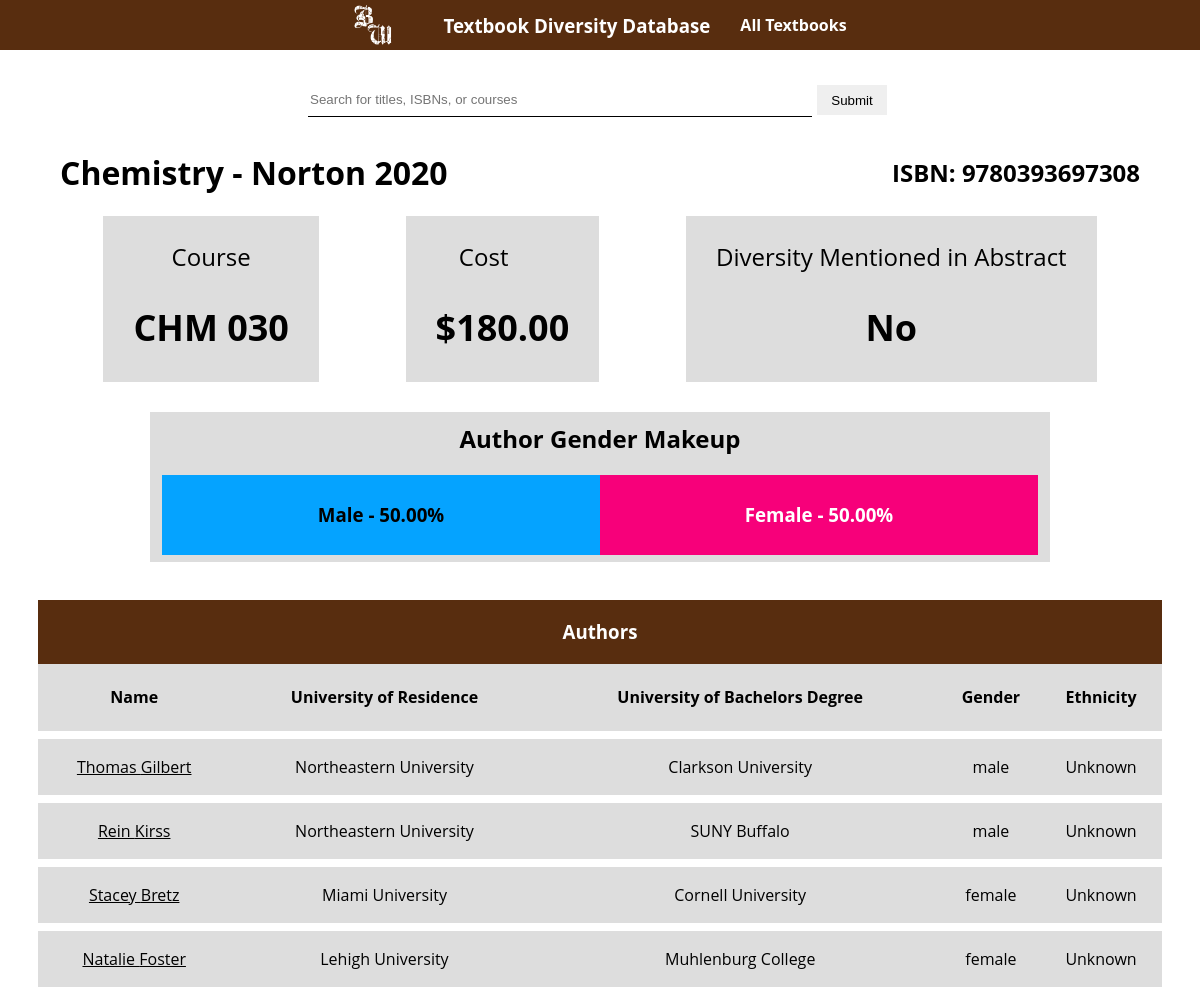
Screenshot of /textbook?bookName=Chemistry with the database file from the repository.
### tables this page shows
CREATE TABLE textbooks (isbn, course, cost NUMERIC (4, 2), title, pubYear, Publisher, DEI);

CREATE TABLE authors (isbn, authorFirst, authorLast, university, education, gender, ethnicity, Link);

### app.py (the view)
@app.route('/textbook', methods=['GET', 'POST'])
def click():
    textbook_id = request.args.get('bookName', default = 'n/a', type = str)
    print(textbook_id + "\n\n\n\n\n\n\n\n\n")
    if textbook_id == 'n/a':
        return render_template('notFound.html', textbook_id=textbook_id)
    conn = sqlite3.connect('maintextbooks.db')
    c = conn.cursor()
    c.execute('SELECT isbn, title, publisher, pubYear, dei, course, cost FROM textbooks WHERE title = ?', (textbook_id,))
    row = c.fetchone()
    c.execute('Select isbn, count(*) from (select isbn, gender from authors where isbn = ? and gender = "female")', (row[0],))
    record = c.fetchone()
    femaleCount = int(record[1])
    c.execute('Select isbn, count(*) from (select isbn, gender from authors where isbn = ? and gender = "male")', (row[0],))
    record = c.fetchone()
    maleCount = int(record[1])
    c.execute('Select isbn, count(*) from (select isbn, gender from authors where isbn = ? and gender = "unknown")', (row[0],))
    record = c.fetchone()
    unknownCount = int(record[1])
    totalCount = unknownCount + maleCount + femaleCount
    if totalCount != 0:
        femaleCount = '{0:.2f}'.format((femaleCount/totalCount) * 100)
        maleCount = '{0:.2f}'.format((maleCount/totalCount) * 100)
    c.execute('SELECT authorFirst, authorLast, university, education, gender, ethnicity, link FROM authors WHERE isbn = ?', (row[0],))
    authors = [{'first': row[0], 'last': row[1], 'university': row[2], 'education': row[3], 'gender': row[4], 'ethnicity': row[5], 'link': row[6]} for row in c.fetchall()]
    conn.close()
    if row is not None:
        isbn = row[0]
        title = row[1]
        publisher = row[2]
        year = row[3]
        dei = row[4]
        course = row[5]
        cost = '{0:.2f}'.format(row[6])
        return render_template('textbook.html', isbn=isbn, title=title, pub=publisher, year=year, dei = dei, course = course, cost = cost, authors = authors, maleCount = maleCount, femaleCount = femaleCount)
    else:
        return render_template('notFound.html', textbook_id=textbook_id)

### templates/textbook.html (shortened to what this page needs)
<!DOCTYPE html>
<html>
<head>
    <link rel="stylesheet" href="{{ url_for('static', filename='css/main.css') }}">
</head>
<body>
    <div id="navbar"><img src="{{ url_for('static', filename='logo.png') }}" />
        <h3><a class="navURL" href="./">Textbook Diversity Database</a></h3>
        <h4><a class="navURL" href="/list">All Textbooks</a></h4>
    </div>
    <div class="formCon">
        <form action="/search" method="post">
            <input type="text" name="textbook_id" class="searchbar"
                placeholder="Search for titles, ISBNs, or courses" /><br>
            <input type="submit" value="Submit" class="submit">
        </form>
    </div>
    <div class="titleBar">
        <h1>{{ title }} - {{ pub }} {{ year }}</h1>
        <h2>ISBN: {{ isbn }}</h1>
    </div>
    <div class="textText">
        <div>
            <p>Course</p>
            <h2>{{course}}</h2>
        </div>
        <div>
            <p id="cost">Cost</p>
            <h2>${{cost}}</h2>
        </div>
        <div>
            <p>Diversity Mentioned in Abstract</p>
            <h2>{{dei}}</h2>
        </div>
    </div>
    <div class="barCon">
        <h2>Author Gender Makeup</h2>
        <div class="genderBar">
            <div id="male" style="width: {{maleCount}}%; opacity: calc({{maleCount}} * 100)">
                <h3>Male - {{maleCount}}%</h3>
            </div>
            <div id="female" style="width: {{femaleCount}}%; opacity: calc({{femaleCount}} * 100)">
                <h3>Female - {{femaleCount}}%</h3>
            </div>
        </div>
    </div>
    <div class="searchCon">
        <table id="searchTable">
            <tr class="head">
                <th colspan="5">
                    <h3>Authors</h3>
                </th>
            </tr>
            <tr class="top">
                <th>
                    <h4>Name</h4>
                </th>
                <th>
                    <h4>University of Residence</h4>
                </th>
                <th>
                    <h4>University of Bachelors Degree</h4>
                </th>
                <th>
                    <h4>Gender</h4>
                </th>
                <th>
                    <h4>Ethnicity</h4>
                </th>
            </tr>
            {% for author in authors %}
            <tr>
                <th>
                    <p><a href="{{author.link}}">{{author.first}} {{author.last}}</a></p>
                </th>
                <th>
                    <p>{{author.university}}</p>
                </th>
                <th>
                    <p>{{author.education}}</p>
                </th>
                <th>
                    <p>{{author.gender}}</p>
                </th>
                <th>
                    <p>{{author.ethnicity}}</p>
                </th>
            </tr>
            {% endfor %}
    </div>
</body>
</html>

### static/css/main.css (style rules this page uses)
body { font-family: 'Open Sans', 'Helvetica Neue', sans-serif; margin: 0; padding: 0; }
form { height: 40px; width: 80vw; max-width: 1000px; margin-left: 20px; margin-right: 20px; margin-top: 10px; margin-bottom: 10px; display: inline-flex; flex-direction: row; align-items: center; justify-content: center; }
#navbar { position: fixed; width: 100vw; height: 50px; display: inline-flex; flex-direction: row; align-items: center; justify-content: center; gap: 30px; background-color: #582d0f; color: white; }
.navURL { color: white; cursor: pointer; text-decoration: none; }
img { height: 80%; margin-right: 20px; }
a { color: black; }
.formCon { margin-top: 70px; margin-left: 2.5vw; width: 95vw; display: inline-flex; flex-direction: row; align-items: center; justify-content: center; }
input { height: 30px; width: 70%; max-width: 500px; border: black solid 1px; border-top: none; border-left: none; border-right: none; }
.submit { width: 5vw; min-width: 70px; margin-left: 5px; margin-right: 5px; border: none; cursor: pointer; }
.searchCon { display: block; width: 95vw; margin-top: 30px; margin-left: 2.5vw; }
#searchTable { width: 100%; }
.head { background-color: #582d0f; color: white; border-bottom: none !important; }
.top { border-top: none !important; }
table { border-collapse: collapse; background-color: #582d0f; }
tr { border: white solid 8px; background-color: #DDDDDD; }
th { font-weight: normal !important; }
h4 { font-weight: bolder !important; }
.titleBar { width: 90vw; display: inline-flex; justify-content: space-between; align-items: center; margin-right: 5vw; margin-left: 5vw; flex-wrap: wrap; }
.textText { width: 90vw; font-size: 1.5rem; margin-left: 5vw; display: inline-flex; flex-wrap: wrap; row-gap: 20px; justify-content: space-around; text-align: center; }
.textText div { padding-left: 30px; padding-right: 30px; background-color: #DDDDDD; }
#cost { width: 8vw; }
.barCon { text-align: center; margin-top: 30px; height: 150px; width: 75vw; margin-left: 12.5vw; background-color: #DDDDDD; }
.barCon h2 { padding-top: 10px; }
.genderBar { width: 73vw; display: inline-flex; text-align: center; height: 80px; }
#male { background-color: #05a3ff; display: flex; align-items: center; justify-content: center; }
#female { color: white; background-color: #f7007a; display: flex; align-items: center; justify-content: center; }

### rows the page displays
textbooks: title "Chemistry", Publisher "Norton", pubYear "2020", isbn "9780393697308", course "CHM 030", DEI "No"
authors: first "Thomas", last "Gilbert", university "Northeastern University", education "Clarkson University", gender "male", ethnicity "Unknown"
authors: first "Rein", last "Kirss", university "Northeastern University", education "SUNY Buffalo", gender "male", ethnicity "Unknown"
authors: first "Stacey", last "Bretz", university "Miami University", education "Cornell University", gender "female", ethnicity "Unknown"
authors: first "Natalie", last "Foster", university "Lehigh University", education "Muhlenburg College", gender "female", ethnicity "Unknown"

### other values shown
{{ cost }} "180.00"
{{ maleCount }} "50.00"
{{ femaleCount }} "50.00"
